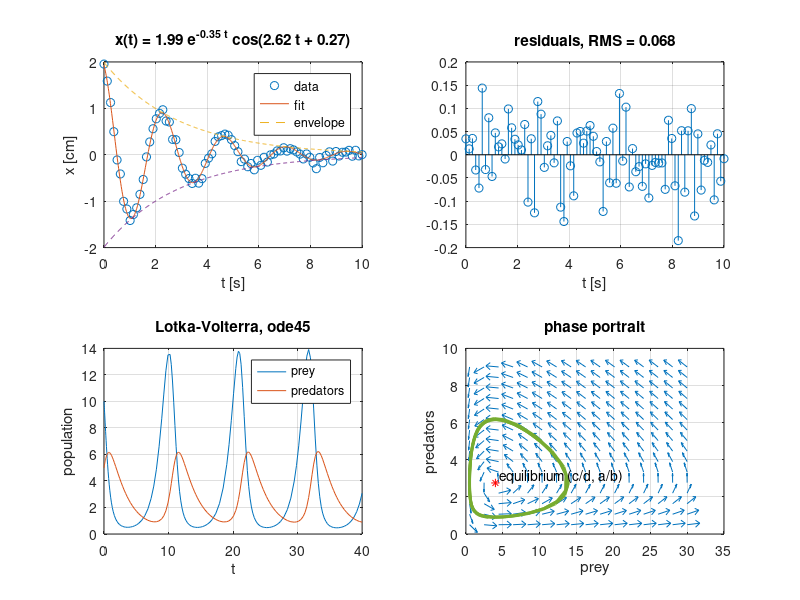

Recreate this plot in MATLAB.
% Model research: fit a damped oscillator to noisy measurements, simulate predator-prey dynamics.
rand('seed', 7); randn('seed', 7);

% "measured" displacement of a damped spring: x(t) = A e^{-k t} cos(w t + p) + noise
t = linspace(0, 10, 80);
x = 2.0*exp(-0.35*t).*cos(2.6*t + 0.3) + 0.08*randn(size(t));

% least-squares fit of the four parameters with fminsearch
model = @(q, t) q(1)*exp(-q(2)*t).*cos(q(3)*t + q(4));
cost = @(q) sum((model(q, t) - x).^2);
q = fminsearch(cost, [1.5 0.2 2.5 0]);
printf('fit: A = %.3f  k = %.3f  w = %.3f  p = %.3f\n', q);

subplot(2, 2, 1)
tt = linspace(0, 10, 600);
plot(t, x, 'o', tt, model(q, tt), tt, q(1)*exp(-q(2)*tt), '--', tt, -q(1)*exp(-q(2)*tt), '--')
grid on; legend('data', 'fit', 'envelope')
title(sprintf('x(t) = %.2f e^{-%.2f t} cos(%.2f t + %.2f)', q)); xlabel('t [s]'); ylabel('x [cm]')

subplot(2, 2, 2)
stem(t, x - model(q, t)); grid on
title(sprintf('residuals, RMS = %.3f', sqrt(mean((x - model(q, t)).^2)))); xlabel('t [s]')

% Lotka-Volterra: prey u, predators v
a = 1.1; b = 0.4; c = 0.4; d = 0.1;
f = @(t, y) [a*y(1) - b*y(1)*y(2); d*y(1)*y(2) - c*y(2)];
[T, Y] = ode45(f, [0 40], [10; 5]);

subplot(2, 2, 3)
plot(T, Y(:, 1), T, Y(:, 2)); grid on
legend('prey', 'predators'); title('Lotka-Volterra, ode45'); xlabel('t'); ylabel('population')

subplot(2, 2, 4)
[U, V] = meshgrid(linspace(0.5, 30, 16), linspace(0.5, 9, 16));
dU = a*U - b*U.*V;  dV = d*U.*V - c*V;
ux = dU/30;  uy = dV/9;  m = sqrt(ux.^2 + uy.^2);   % direction as it looks on screen
quiver(U, V, 1.5*ux./m, 0.45*uy./m); hold on
plot(Y(:, 1), Y(:, 2), 'LineWidth', 2)
plot(c/d, a/b, 'r*')
text(c/d + 0.6, a/b + 0.4, 'equilibrium (c/d, a/b)')
hold off; grid on
title('phase portrait'); xlabel('prey'); ylabel('predators')
